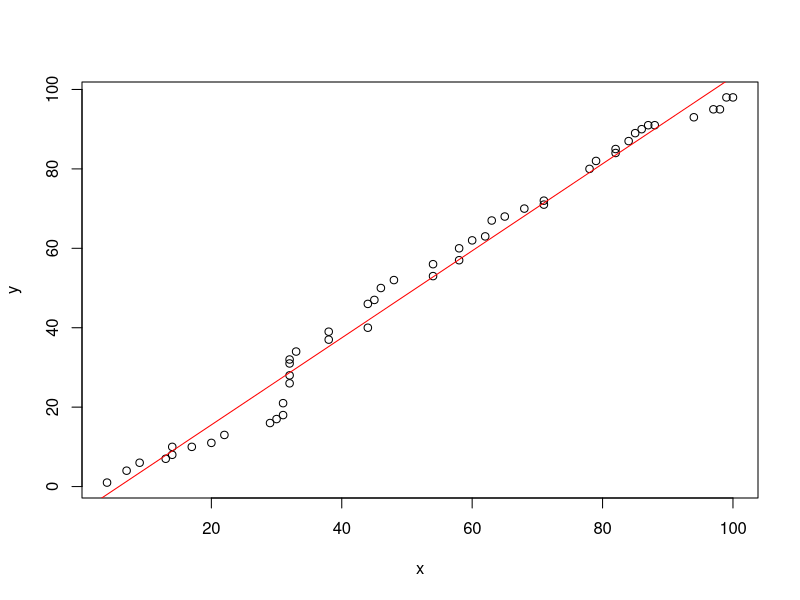
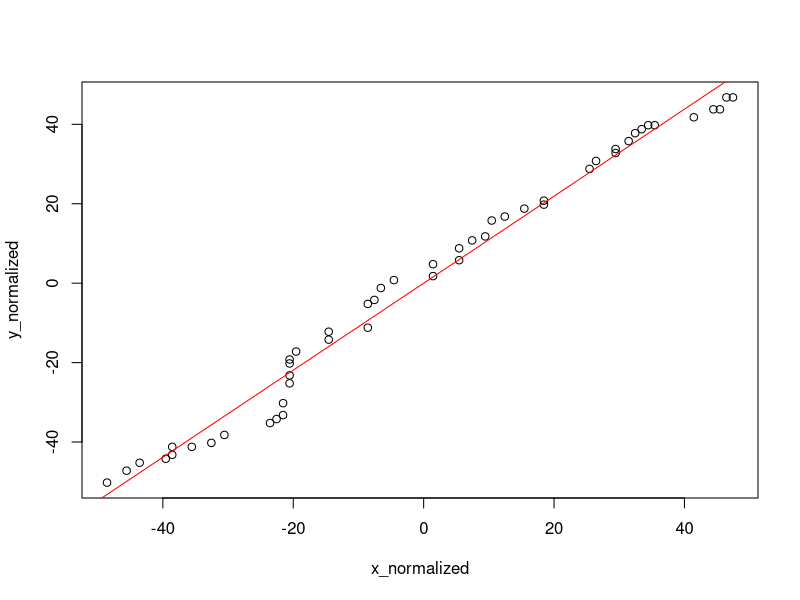
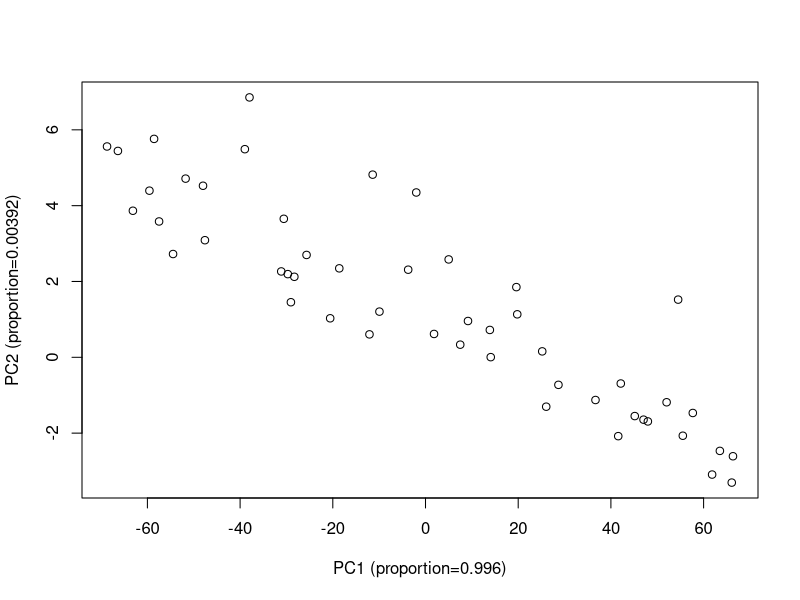

The R source for these figures, in order:
#Part 1: Data generation
set.seed(99)
x_raw <- sample(1:100, 50, replace=TRUE)
set.seed(50)
y_raw <- sample(1:100, 50, replace=TRUE)
x <- sort(x_raw)
y <- sort(y_raw)
plot(x, y)
abline(lm(y ~ x), col="red")
x_mean = mean(x)
y_mean = mean(y)
x_normalized = x - x_mean
y_normalized = y - y_mean
plot(x_normalized, y_normalized)
abline(lm(y_normalized ~ x_normalized), col="red")
#Part 2: Calculating covariance and eigenvector/eigenvalues
a = cov(x,x)
b = cov(x,y)
c = cov(y,x)
d = cov(y,y)
cov_matrix <- matrix(c(a,b,c,d),2,2, byrow = TRUE)
ev <- eigen(cov_matrix)
values <- ev$values
vectors <- ev$vectors
#Part 3: deriving the new dataset and calculating PCs
v1 <- matrix(vectors[,1], 1,2, byrow = FALSE)
v2 <- matrix(vectors[,2], 1,2, byrow = FALSE)
v1_v2 <- t(vectors)
normalized_matrix <- matrix(c(x_normalized,y_normalized),2,50, byrow = FALSE)
PC_v1 <- v1 %*% normalized_matrix
PC_v2 <- v2 %*% normalized_matrix
PC_v1_v2 <- v1_v2 %*% normalized_matrix
PC_v1_proportion = signif(values[1]/(values[1] + values[2]), digits = 3)
PC_v2_proportion = signif(values[2]/(values[1] + values[2]), digits = 3)
plot(PC_v1_v2[1,], PC_v1_v2[2,], xlab = paste0("PC1 (proportion=", PC_v1_proportion, ")"),
     ylab = paste0("PC2 (proportion=", PC_v2_proportion, ")"))

